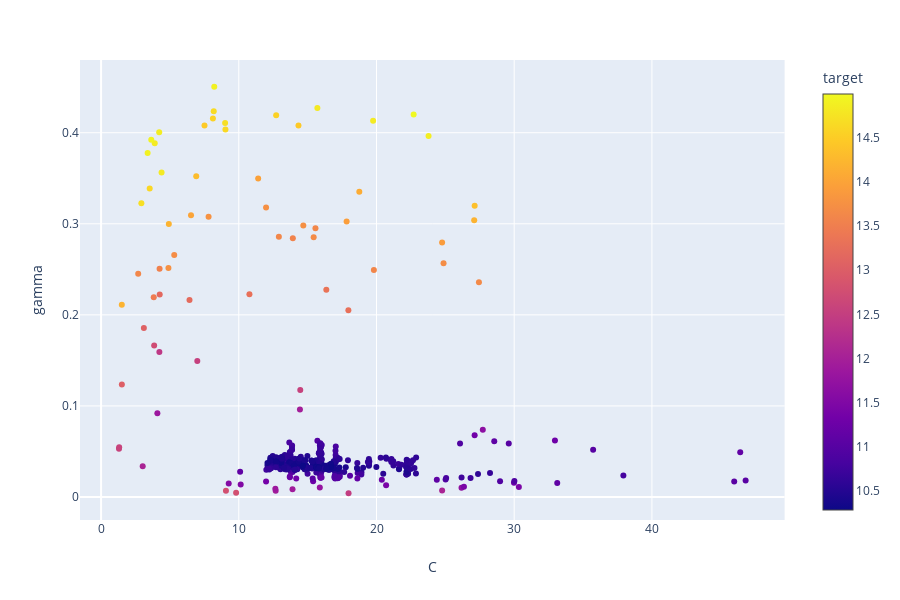

The cell this chart's notebook holds for it:
### Code cell
px.scatter(df2, x="C", y="gamma", color="target")

### Figure 1 — Plotly figure (JSON) as saved in the notebook; plotly's stock layout.template omitted (floating-point values rounded to 4 significant figures; data arrays with more than 128 entries replaced by an {"elided": "..."} marker saying what was removed)
{"data": [{"hoverlabel": {"namelength": 0}, "hovertemplate": "C=%{x}<br>gamma=%{y}<br>target=%{marker.color}", "legendgroup": "", "marker": {"color": {"elided": "450 float values"}, "coloraxis": "coloraxis", "symbol": "circle"}, "mode": "markers", "name": "", "showlegend": false, "type": "scatter", "x": {"elided": "450 float values"}, "xaxis": "x", "y": {"elided": "450 float values"}, "yaxis": "y"}], "layout": {"coloraxis": {"colorbar": {"title": {"text": "target"}}, "colorscale": [[0, "#0d0887"], [0.1111, "#46039f"], [0.2222, "#7201a8"], [0.3333, "#9c179e"], [0.4444, "#bd3786"], [0.5556, "#d8576b"], [0.6667, "#ed7953"], [0.7778, "#fb9f3a"], [0.8889, "#fdca26"], [1, "#f0f921"]]}, "height": 600, "legend": {"tracegroupgap": 0}, "margin": {"t": 60}, "xaxis": {"anchor": "y", "domain": [0, 0.98], "title": {"text": "C"}}, "yaxis": {"anchor": "x", "domain": [0, 1], "title": {"text": "gamma"}}}}
